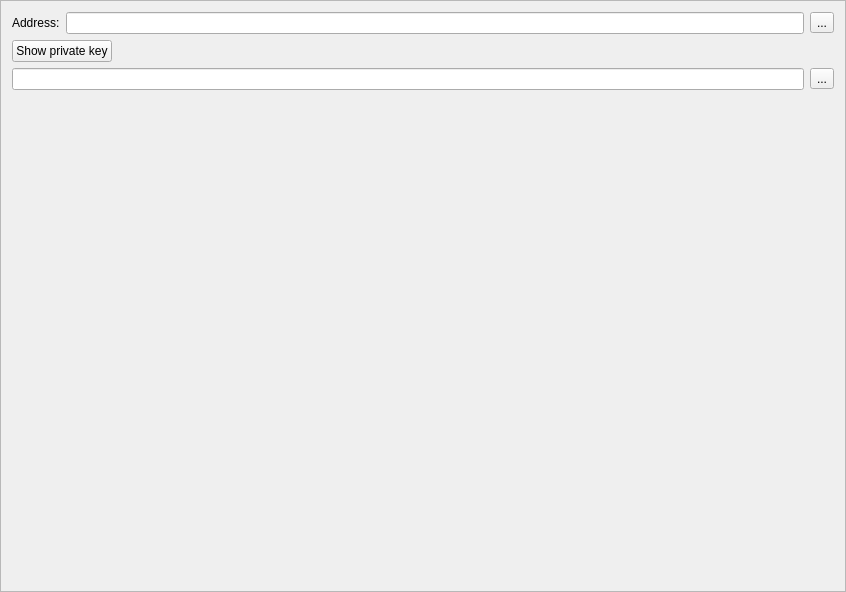
<?xml version="1.0" encoding="UTF-8"?>
<ui version="4.0">
 <class>ReceiveFrame</class>
 <widget class="QFrame" name="ReceiveFrame">
  <property name="geometry">
   <rect>
    <x>0</x>
    <y>0</y>
    <width>846</width>
    <height>592</height>
   </rect>
  </property>
  <property name="windowTitle">
   <string>Frame</string>
  </property>
  <property name="frameShape">
   <enum>QFrame::StyledPanel</enum>
  </property>
  <property name="frameShadow">
   <enum>QFrame::Raised</enum>
  </property>
  <layout class="QVBoxLayout" name="verticalLayout">
  
   <item>
    <layout class="QHBoxLayout" name="horizontalLayout">
     <item>
      <widget class="QLabel" name="label">
       <property name="text">
        <string>Address:</string>
       </property>
      </widget>
     </item>
     <item>
      <widget class="QLineEdit" name="m_addressEdit">
       <property name="readOnly">
        <bool>true</bool>
       </property>
      </widget>
     </item>
     <item>
      <widget class="QToolButton" name="m_copyButton">
       <property name="text">
        <string>...</string>
       </property>
       <property name="icon">
        <iconset resource="../../resources.qrc">
         <normaloff>:/icons/copy</normaloff>:/icons/copy</iconset>
       </property>
      </widget>
     </item>
    </layout>
   </item>
   <item>
    <layout class="QHBoxLayout" name="horizontalLayout_2">
     <item>
      <widget class="QPushButton" name="m_showKeyButton">
       <property name="text">
        <string>Show private key</string>
       </property>
       <property name="checkable">
        <bool>true</bool>
       </property>
      </widget>
     </item>
     <item>
      <spacer name="horizontalSpacer">
       <property name="orientation">
        <enum>Qt::Horizontal</enum>
       </property>
       <property name="sizeHint" stdset="0">
        <size>
         <width>40</width>
         <height>20</height>
        </size>
       </property>
      </spacer>
     </item>
    </layout>
   </item>
   <item>
    <widget class="QFrame" name="m_keyFrame">
     <property name="minimumSize">
      <size>
       <width>0</width>
       <height>40</height>
      </size>
     </property>
     <property name="frameShape">
      <enum>QFrame::NoFrame</enum>
     </property>
     <property name="frameShadow">
      <enum>QFrame::Raised</enum>
     </property>
     <layout class="QVBoxLayout" name="verticalLayout_2">
      <property name="leftMargin">
       <number>0</number>
      </property>
      <property name="topMargin">
       <number>0</number>
      </property>
      <property name="rightMargin">
       <number>0</number>
      </property>
      <property name="bottomMargin">
       <number>0</number>
      </property>
      <item>
       <layout class="QHBoxLayout" name="horizontalLayout_3">
        <property name="topMargin">
         <number>0</number>
        </property>
        <item>
         <widget class="QLineEdit" name="m_keyEdit"/>
        </item>
        <item>
         <widget class="QToolButton" name="m_copyKeyButton">
          <property name="text">
           <string>...</string>
          </property>
          <property name="icon">
           <iconset resource="../../resources.qrc">
            <normaloff>:/icons/copy</normaloff>:/icons/copy</iconset>
          </property>
         </widget>
        </item>
       </layout>
      </item>
      <item>
       <layout class="QHBoxLayout" name="horizontalLayout_4">
        <item>
         <widget class="WalletGui::QRLabel" name="m_qrLabel">
          <property name="text">
           <string/>
          </property>
         </widget>
        </item>
        <item>
         <spacer name="horizontalSpacer_2">
          <property name="orientation">
           <enum>Qt::Horizontal</enum>
          </property>
          <property name="sizeHint" stdset="0">
           <size>
            <width>40</width>
            <height>20</height>
           </size>
          </property>
         </spacer>
        </item>
       </layout>
      </item>
     </layout>
    </widget>
   </item>
   <item>
    <spacer name="verticalSpacer">
     <property name="orientation">
      <enum>Qt::Vertical</enum>
     </property>
     <property name="sizeHint" stdset="0">
      <size>
       <width>20</width>
       <height>40</height>
      </size>
     </property>
    </spacer>
   </item>
  </layout>
 </widget>
 <customwidgets>
  <customwidget>
   <class>WalletGui::QRLabel</class>
   <extends>QLabel</extends>
   <header>gui/QRLabel.h</header>
  </customwidget>
 </customwidgets>
 <resources>
  <include location="../../resources.qrc"/>
 </resources>
 <connections>
  <connection>
   <sender>m_copyButton</sender>
   <signal>clicked()</signal>
   <receiver>ReceiveFrame</receiver>
   <slot>copyAddress()</slot>
   <hints>
    <hint type="sourcelabel">
     <x>818</x>
     <y>26</y>
    </hint>
    <hint type="destinationlabel">
     <x>422</x>
     <y>295</y>
    </hint>
   </hints>
  </connection>
  <connection>
   <sender>m_showKeyButton</sender>
   <signal>clicked()</signal>
   <receiver>ReceiveFrame</receiver>
   <slot>showKeyClicked()</slot>
   <hints>
    <hint type="sourcelabel">
     <x>86</x>
     <y>66</y>
    </hint>
    <hint type="destinationlabel">
     <x>422</x>
     <y>295</y>
    </hint>
   </hints>
  </connection>
  <connection>
   <sender>m_copyKeyButton</sender>
   <signal>clicked()</signal>
   <receiver>ReceiveFrame</receiver>
   <slot>copyKey()</slot>
   <hints>
    <hint type="sourcelabel">
     <x>818</x>
     <y>67</y>
    </hint>
    <hint type="destinationlabel">
     <x>422</x>
     <y>295</y>
    </hint>
   </hints>
  </connection>
 </connections>
 <slots>
  <slot>copyAddress()</slot>
  <slot>showKeyClicked()</slot>
  <slot>copyKey()</slot>
 </slots>
</ui>
